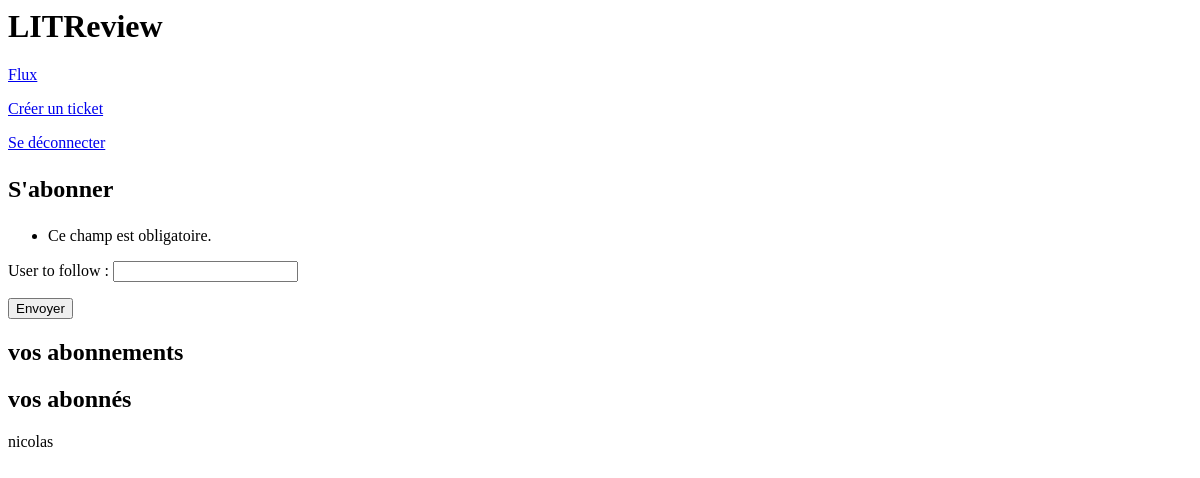
Page /subscriptions/ (signed in) on the earlier database version.
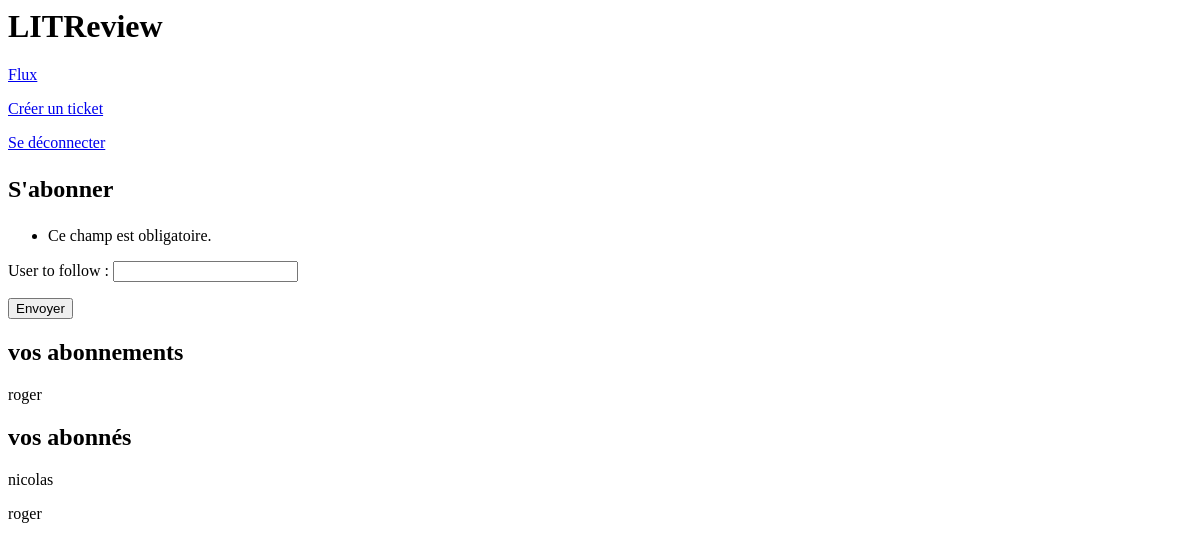
Same page on the later database version.
### authentication/models.py (models this page shows)
class User(AbstractUser):
    profile_photo = models.ImageField(verbose_name='Photo de profil', null=True)

### appli/views.py (the view, shortened to what this page needs)
# urls.py: path('subscriptions/', appli.views.check_user_to_follow, name='subscriptions')
@login_required
def check_user_to_follow(request):
    form = forms.UserToFollowForm(request.POST)
    user_follows = models.UserFollows()
    followed_users = User.objects.filter(
        id__in=request.user.following.all().values_list('followed_user', flat=True)
    )
    followers = User.objects.filter(
        id__in=request.user.followed_by.all().values_list('user', flat=True)
    )
    print(followed_users)
    print(followers)
    context = {
        'form': form,
        'followed_users': followed_users,
        'followers': followers,
    }
    return render(request, 'appli/subscriptions.html', context=context)

### appli/forms.py
class UserToFollowForm(forms.Form):
    user_to_follow = forms.CharField()

### appli/templates/appli/subscriptions.html (shortened to what this page needs)
{% extends 'base_connected.html' %}
{% block content %}
    <div>
        <h2><p>S'abonner</p></h2>
        <form method="post">
            {{ form.as_p }}
            <button type="submit" >Envoyer</button>
        </form>
    </div>
    <div>
        <h2>vos abonnements</h2>
        {% for instance in followed_users %}
            <p>{{ instance.username }}</p>
        {% endfor %}
    </div>
    <div>
        <h2>vos abonnés</h2>
        {% for instance in followers %}
            <p>{{ instance.username }}</p>
        {% endfor %}
    </div>
{% endblock content %}

### templates/base_connected.html (shortened to what this page needs)
<html>
    <head>
    </head>
    <body>
        <div>
            <p><h1>LITReview</h1></p>
            <p><a href="{% url 'flux' %}">Flux</a></p>
            <p><a href="{% url 'ticket' %}">Créer un ticket</a></p>
            <p><a href="{% url 'logout' %}">Se déconnecter</a></p>
        </div>
        {% block content %}{% endblock content %}
    </body>
</html>

Differences in the rows shown:
added User: username "roger"
